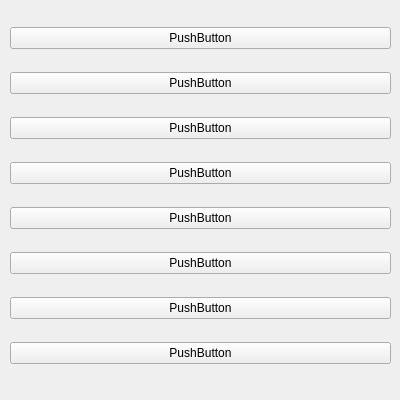
<?xml version="1.0" encoding="UTF-8"?>
<ui version="4.0">
 <class>Form</class>
 <widget class="QWidget" name="Form">
  <property name="geometry">
   <rect>
    <x>0</x>
    <y>0</y>
    <width>400</width>
    <height>400</height>
   </rect>
  </property>
  <property name="minimumSize">
   <size>
    <width>400</width>
    <height>400</height>
   </size>
  </property>
  <property name="maximumSize">
   <size>
    <width>400</width>
    <height>400</height>
   </size>
  </property>
  <property name="windowTitle">
   <string>Form</string>
  </property>
  <widget class="QWidget" name="verticalLayoutWidget">
   <property name="geometry">
    <rect>
     <x>10</x>
     <y>10</y>
     <width>381</width>
     <height>371</height>
    </rect>
   </property>
   <layout class="QVBoxLayout" name="verticalLayout">
    <item>
     <widget class="QPushButton" name="pushButton_2">
      <property name="text">
       <string>PushButton</string>
      </property>
     </widget>
    </item>
    <item>
     <widget class="QPushButton" name="pushButton_5">
      <property name="text">
       <string>PushButton</string>
      </property>
     </widget>
    </item>
    <item>
     <widget class="QPushButton" name="pushButton_6">
      <property name="text">
       <string>PushButton</string>
      </property>
     </widget>
    </item>
    <item>
     <widget class="QPushButton" name="pushButton_8">
      <property name="text">
       <string>PushButton</string>
      </property>
     </widget>
    </item>
    <item>
     <widget class="QPushButton" name="pushButton_7">
      <property name="text">
       <string>PushButton</string>
      </property>
     </widget>
    </item>
    <item>
     <widget class="QPushButton" name="pushButton">
      <property name="text">
       <string>PushButton</string>
      </property>
     </widget>
    </item>
    <item>
     <widget class="QPushButton" name="pushButton_4">
      <property name="text">
       <string>PushButton</string>
      </property>
     </widget>
    </item>
    <item>
     <widget class="QPushButton" name="pushButton_3">
      <property name="text">
       <string>PushButton</string>
      </property>
     </widget>
    </item>
   </layout>
  </widget>
 </widget>
 <resources/>
 <connections/>
</ui>
